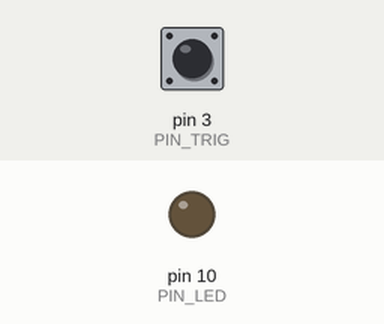
A sketch run on a simulated Arduino Uno, built with avr-gcc and run on an emulated ATmega328P. On the bench: output pins drawn as LEDs (lit = HIGH). The inputs (shaded band) are chosen by the test bench; at power-on: pin 3 (PIN_TRIG) HIGH. What the sketch prints to the serial monitor is not drawn.

Above: at 2.1 s.
2.2 s: pin 3 (PIN_TRIG) pulled LOW for 0.15 s
At 2.3 s:
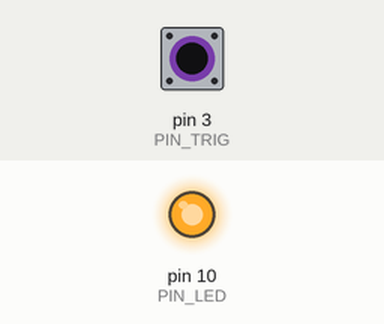
3.8 s: pin 3 (PIN_TRIG) pulled LOW for 3.2 s
At 8.5 s:
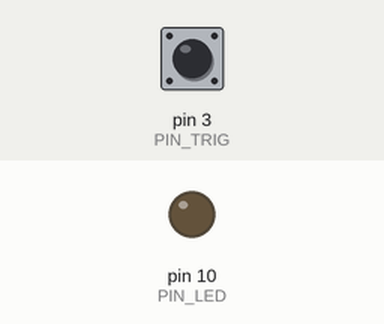
Timing chart, 0 to 10.0 s (numbered marks = the images above; inputs shaded):
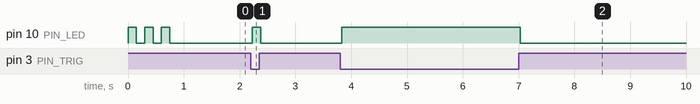

Measured:
- after the input at 2.2 s, pin 10 (PIN_LED): LOW → HIGH at once, → LOW 0.16 s later
- after the input at 3.8 s, pin 10 (PIN_LED): LOW → HIGH at once, → LOW 3.2 s later

The sketch:

trigger_test.ino
```cpp
// trigger_test — bench test: squeeze the bubble kit's trigger, the LED lights.
//
// No motor, no battery, no strip. Just the XIAO on USB, the kit's microswitch
// and one plain LED. Proves the trigger input before any of it goes into the pod.
//
// Trigger is on the same pin as clown_arm.ino, so that wiring carries over.
//
// Board:  Seeed XIAO ESP32-C3
// Core:   ESP32 Arduino core (Espressif)
//
// Tools -> USB CDC On Boot: Enabled, or the Serial Monitor stays blank.

constexpr uint8_t PIN_LED  = 10;  // silk D10, -> 330-470R -> LED long leg; short leg to GND
constexpr uint8_t PIN_TRIG = 3;   // silk D1,  microswitch NO; COM to GND

constexpr uint16_t DEBOUNCE_MS = 25;

bool     trigStable   = false;
bool     trigLastRaw  = false;
uint32_t trigChangeAt = 0;

static void readTrigger() {
  bool raw = (digitalRead(PIN_TRIG) == LOW);   // active low
  uint32_t now = millis();
  if (raw != trigLastRaw) {
    trigLastRaw  = raw;
    trigChangeAt = now;
  } else if (raw != trigStable && (now - trigChangeAt) >= DEBOUNCE_MS) {
    trigStable = raw;
    Serial.println(trigStable ? "trigger: PRESSED" : "trigger: released");
  }
}

void setup() {
  Serial.begin(115200);
  pinMode(PIN_TRIG, INPUT_PULLUP);
  pinMode(PIN_LED, OUTPUT);

  // Boot check: three quick blinks. Proves the LED is wired the right way round
  // before you touch the trigger.
  for (int i = 0; i < 3; i++) {
    digitalWrite(PIN_LED, HIGH);
    delay(150);
    digitalWrite(PIN_LED, LOW);
    delay(150);
  }

  Serial.println("trigger_test ready — squeeze the trigger");
}

void loop() {
  readTrigger();
  digitalWrite(PIN_LED, trigStable ? HIGH : LOW);
  delay(5);
}
```
